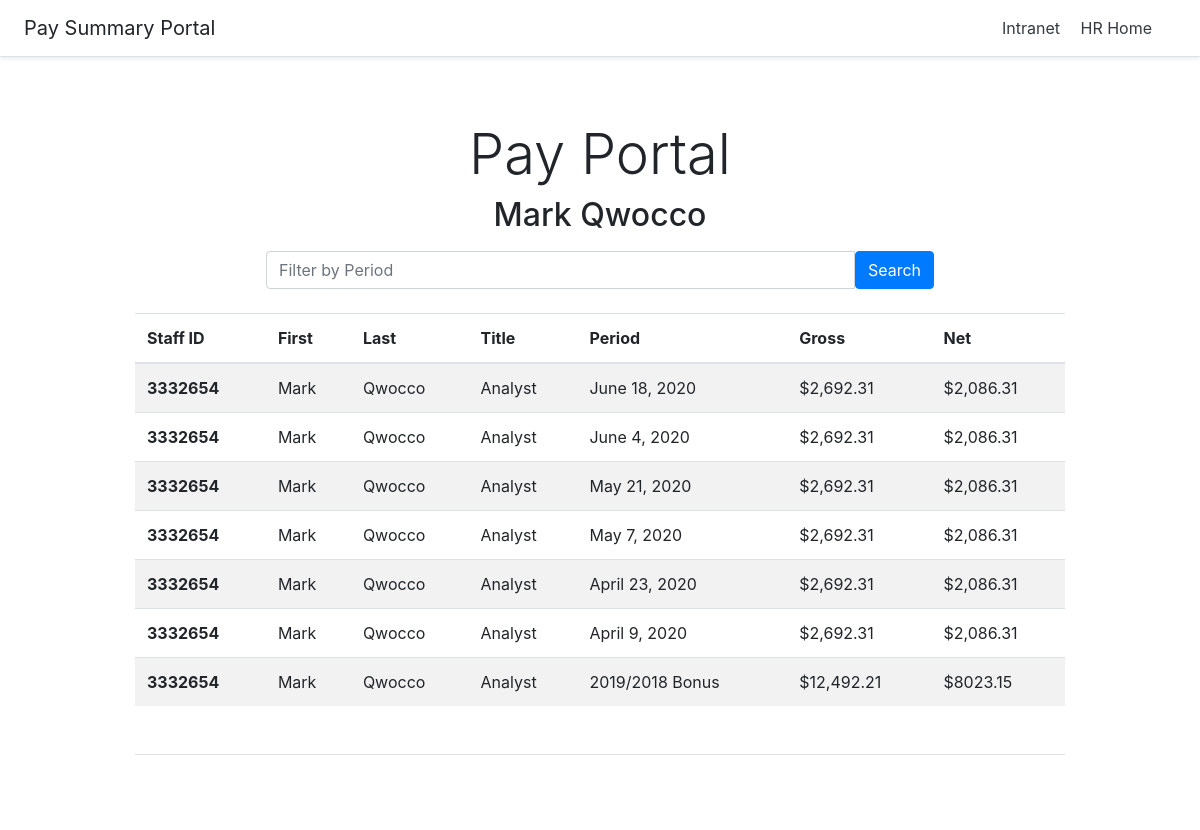
/payportal/src/index.php, run on the app's committed database.
### tables this page shows
CREATE TABLE `payportal` (
    `key` INT,
    `id` INT,
    `first` VARCHAR(5),
    `last` VARCHAR(8),
    `title` VARCHAR(31),
    `period` VARCHAR(15),
    `gross` VARCHAR(15),
    `net` VARCHAR(31)
);

### payportal/src/index.php (the view, shortened to what this page needs)
<?php
$servername = $_ENV["MYSQL_HOST"];
$username = $_ENV["MYSQL_USER"];
$password = $_ENV["MYSQL_PASS"];
$dbname = $_ENV["MYSQL_DB"];
try {
  $conn = new PDO("mysql:host=$servername;dbname=$dbname;charset=utf8mb4", $username, $password);
  $conn->setAttribute(PDO::ATTR_ERRMODE, PDO::ERRMODE_EXCEPTION);
} catch(PDOException $e) {
  echo "Connection failed: " . $e->getMessage();
  die;
}
$id = "3332654";
$search = $_GET["period"];
try {
  $databaseTest = null;
  if (empty($search)) {
    $databaseTest = ($conn->query('SELECT * FROM payportal WHERE id = "' . $id . '"'))->fetchAll(PDO::FETCH_OBJ);
  } else {
    $databaseTest = ($conn->query('SELECT * FROM payportal WHERE id = "' . $id . '" AND period LIKE "%' . $search . '%"'))->fetchAll(PDO::FETCH_OBJ);
  }
} catch (Exception $e) {
  $error = $e->getMessage();
}
?>
<!doctype html>
<html lang="en">
  <head>
<link href="bootstrap.min.css" rel="stylesheet">
    <link href="pricing.css" rel="stylesheet">
  </head>
  <body>
    <div class="p-3 mb-3 bg-white shadow-sm d-flex flex-column flex-md-row align-items-center px-md-4 border-bottom">
  <h5 class="my-0 mr-md-auto font-weight-normal">Pay Summary Portal</h5>
  <nav class="my-2 my-md-0 mr-md-3">
    <a class="p-2 text-dark" href="#">Intranet</a>
    <a class="p-2 text-dark" href="#">HR Home</a>
</div>
<div class="px-3 py-3 mx-auto text-center pricing-header pt-md-5 pb-md-4">
  <h1 class="display-4">Pay Portal</h1>
  <h2 class="display-6">Mark Qwocco</h2>
  <form method="get" action="/">
  <div class="input-group">
   <input class="form-control"  type="text" name="period" placeholder="Filter by Period">
   <span class="input-group-btn">
        <button class="btn btn-primary" type="submit">Search</button>
   </span>
  </div>
  </form>
</div>
<div class="container">
 <div class="mb-12">
  <table class="table table-striped">
  <thead>
    <tr>
      <th scope="col">Staff ID</th>
      <th scope="col">First</th>
      <th scope="col">Last</th>
      <th scope="col">Title</th>
      <th scope="col">Period</th>
      <th scope="col">Gross</th>
      <th scope="col">Net</th>
    </tr>
  </thead>
  <tbody>
    <?php foreach($databaseTest as $row): ?>
            <tr>
              <th scope="row" name='id'><?= $row->id ?></th>
              <td name='first'><?= $row->first ?></td>
              <td name='last'><?= $row->last ?></td>
              <td name='title'><?= $row->title ?></td>
              <td name='period'><?= $row->period ?></td>
              <td name='gross'><?= $row->gross ?></td>
              <td name='net'><?= $row->net ?></td>
            </tr>
    <?php endforeach; ?>
  </tbody>
</table>
	</div>
</div>
<div class="container">
  <footer class="pt-4 my-md-5 pt-md-5 border-top">
  </footer>
</div>
</body>
</html>

### payportal/src/pricing.css (style rules this page uses)
html { font-size: 14px; }
@media (min-width: 768px) { html { font-size: 16px; } }
.container { max-width: 960px; }
.pricing-header { max-width: 700px; }

### data on the page
payportal: id "3332654", first "Mark", last "Qwocco", title "Analyst", period "June 18, 2020", gross "$2,692.31", net "$2,086.31"
payportal: id "3332654", first "Mark", last "Qwocco", title "Analyst", period "June 4, 2020", gross "$2,692.31", net "$2,086.31"
payportal: id "3332654", first "Mark", last "Qwocco", title "Analyst", period "May 21, 2020", gross "$2,692.31", net "$2,086.31"
payportal: id "3332654", first "Mark", last "Qwocco", title "Analyst", period "May 7, 2020", gross "$2,692.31", net "$2,086.31"
payportal: id "3332654", first "Mark", last "Qwocco", title "Analyst", period "April 23, 2020", gross "$2,692.31", net "$2,086.31"
payportal: id "3332654", first "Mark", last "Qwocco", title "Analyst", period "April 9, 2020", gross "$2,692.31", net "$2,086.31"
payportal: id "3332654", first "Mark", last "Qwocco", title "Analyst", period "2019/2018 Bonus", gross "$12,492.21", net "$8023.15"
